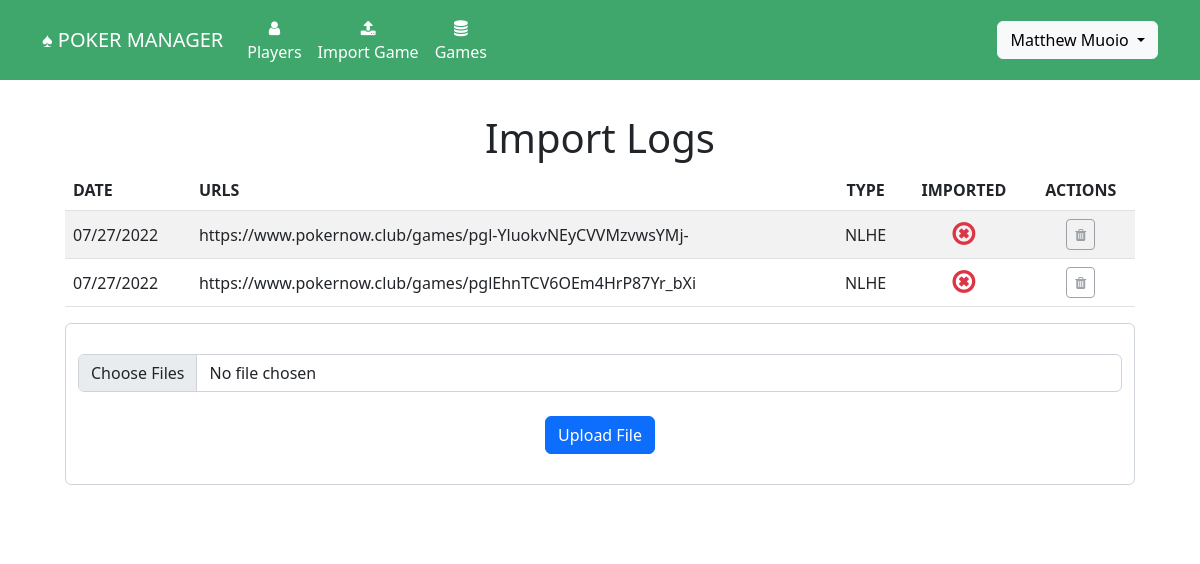
The page /import_log?game_id=6 (signed in) on the database as committed earlier.
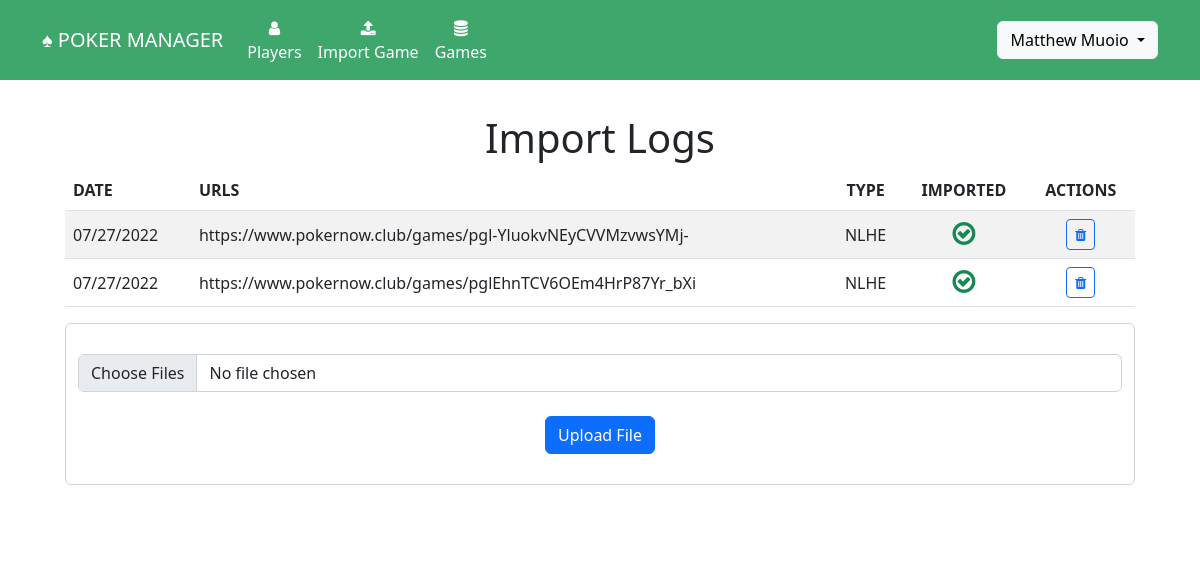
The same page on the database as committed later.
### website/models.py (models this page shows)
class Url(db.Model):
	id = db.Column(db.Integer, primary_key=True)
	url =  db.Column(db.String(300), unique=True)
	game_id = db.Column(db.Integer, db.ForeignKey('game.id'))
	imported = db.Column(db.Boolean, default=False)
	behaviors = db.relationship('Behavior', backref='url')
	game_type = db.Column(db.String(20))
	small_blind = db.Column(db.Integer)
	big_blind = db.Column(db.Integer)

### website/views.py (the view, shortened to what this page needs)
@views.route('/import_log', methods=['GET','POST'])
@login_required
def import_log():
	game_id = request.args.get('game_id')
	game = Game.query.filter_by(id=game_id).first()
	return render_template("import_log.html", user=current_user, game=game)

### website/__init__.py (called while the page is built)
def create_app():
	app = Flask(__name__)
	app.config['SECRET_KEY'] = 'secret_key_password_string'
	app.config['SQLALCHEMY_DATABASE_URI'] = 'postgresql://sbhdiltjnlthsz:4f82ba903b0b4e729e03dacdabb56352b8bbbc3780ae1e28850994a6e285e9fa@ec2-3-219-229-143.compute-1.amazonaws.com:5432/d3k32m6clt9ihg'
	migrate.init_app(app, db, render_as_batch=True)
	db.init_app(app)
	from .models import User, Player, Alias, Game, Payment, Url, Earning, PokernowId, Behavior
	from .views import views
	from .auth import auth
	app.register_blueprint(views, url_prefix='/')
	app.register_blueprint(auth, url_prefix='/')
	login_manager = LoginManager()
	login_manager.login_view = 'auth.login'
	login_manager.init_app(app)
	@login_manager.user_loader
	def load_user(id):
		return User.query.get(int(id))
	return app

### website/templates/import_log.html (shortened to what this page needs)
{% extends "base.html" %}
{% block content %}
<h1 align="center">Import Logs</h1>
<table class="table table-striped">
	<thead>
	  <tr>
		<th scope="col">DATE</th>
		<th scope="col">URLS</th>
		<th scope="col" style="text-align:center">TYPE</th>
		<th scope="col" style="text-align:center">IMPORTED</th>
		{% if user and user.is_authenticated and user.admin %}
		<th scope="col" style="text-align:center">ACTIONS</th>
		{% endif %}
	  </tr>
	</thead>
	<tbody>
	{% for url in game.urls %}
		<tr>
			<td style="vertical-align: middle;">{{ game.date.strftime("%m/%d/%Y") }}</td>
			<td style="vertical-align: middle;">
				{{url.url}}
			</td>
			<td align="center" style="vertical-align: middle;">NLHE</td>
			<td align="center" style="vertical-align: middle;">
				{% if url.imported %}<i class="fa fa-check-circle-o text-success" style="font-size:20pt" aria-hidden="true"></i>{% else %}<i class="fa fa-times-circle-o text-danger" style="font-size:20pt" aria-hidden="true"></i>{% endif %}
			</td>
			{% if user and user.is_authenticated and user.admin %}
			<td align="center" style="vertical-align: middle;">
				{% if user and user.is_authenticated and user.admin %}
				{% if not url.imported %}
				<a href="#" class="btn btn-sm btn-outline-secondary disabled" data-bs-toggle="modal" data-bs-target="#confirmDelete_{{url.id}}" data-toggle="tooltip" data-placement="top" title="Delete Log"><i class="fa fa-trash" aria-hidden="true"></i></a>
				{% else %}
				<a href="#" class="btn btn-sm btn-outline-primary" data-bs-toggle="modal" data-bs-target="#confirmDelete_{{url.id}}" data-toggle="tooltip" data-placement="top" title="Delete Log"><i class="fa fa-trash" aria-hidden="true"></i></a>
				{% endif %}
				{% endif %}
			</td>
			{% endif %}
		</tr>
	{% endfor %}
</tbody>
</table>
<form method="POST"
enctype = "multipart/form-data">
<div class="form-control mb-3"><br/>
<input class="form-control" type="file" name="file[]" multiple />
<br/>
<div align="center">
	<button type="submit" class="btn btn-primary">Upload File</button>
</div>
<br/>
</div>
</form>
{% endblock %}

Rows that differ between the two databases and show on the page:
changed Url "https://www.pokernow.club/games/pgl-YluokvNEyCVVMzvwsYMj-": imported False → True (drawn)
changed Url "https://www.pokernow.club/games/pglEhnTCV6OEm4HrP87Yr_bXi": imported False → True (drawn)
